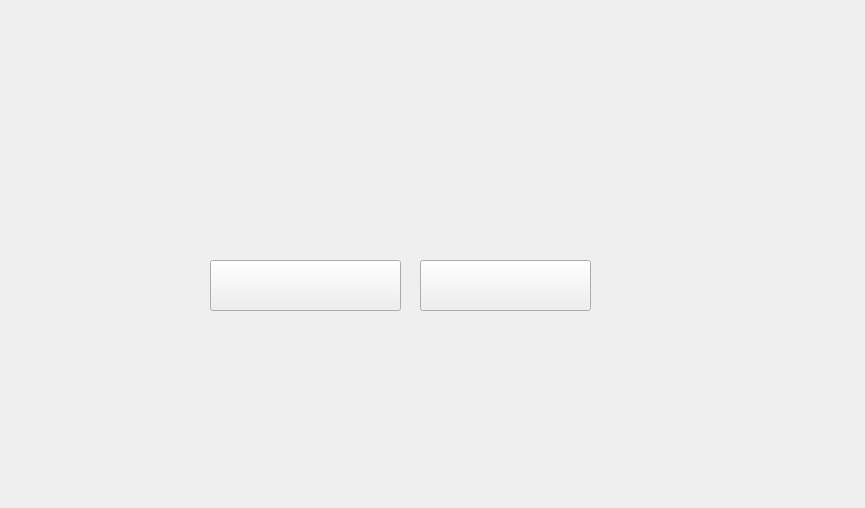
<?xml version="1.0" encoding="UTF-8"?>
<ui version="4.0">
 <class>Login</class>
 <widget class="QFrame" name="Login">
  <property name="geometry">
   <rect>
    <x>0</x>
    <y>0</y>
    <width>865</width>
    <height>508</height>
   </rect>
  </property>
  <property name="windowTitle">
   <string>Frame</string>
  </property>
  <widget class="QPushButton" name="SignIn">
   <property name="geometry">
    <rect>
     <x>210</x>
     <y>260</y>
     <width>191</width>
     <height>51</height>
    </rect>
   </property>
   <property name="text">
    <string/>
   </property>
   <property name="icon">
    <iconset resource="imagen.qrc">
     <normaloff>:/Imagenes/signIN.PNG</normaloff>:/Imagenes/signIN.PNG</iconset>
   </property>
   <property name="iconSize">
    <size>
     <width>175</width>
     <height>90</height>
    </size>
   </property>
  </widget>
  <widget class="QPushButton" name="LogIn">
   <property name="geometry">
    <rect>
     <x>420</x>
     <y>260</y>
     <width>171</width>
     <height>51</height>
    </rect>
   </property>
   <property name="text">
    <string/>
   </property>
   <property name="icon">
    <iconset resource="imagen.qrc">
     <normaloff>:/Imagenes/Login.PNG</normaloff>:/Imagenes/Login.PNG</iconset>
   </property>
   <property name="iconSize">
    <size>
     <width>150</width>
     <height>71</height>
    </size>
   </property>
  </widget>
 </widget>
 <resources>
  <include location="imagen.qrc"/>
 </resources>
 <connections/>
</ui>
